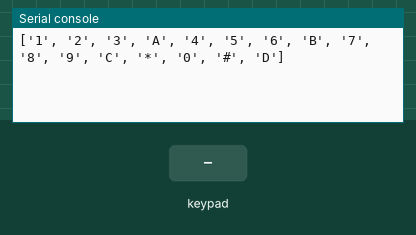
Bench run of a program on a simulated Raspberry Pi Pico running MicroPython. On the bench: the last lines printed to the serial console. The inputs (shaded band) are chosen by the test bench.

Above: at 1.2 s.
1.3 s: key '1' pressed
At 1.43 s:
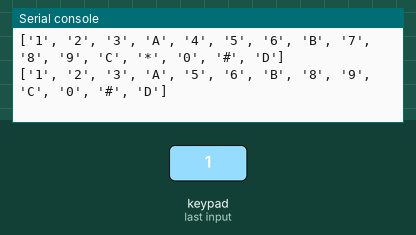
2.9 s: keypad keys 1 2 pressed 0.4 s apart
At 3.41 s:
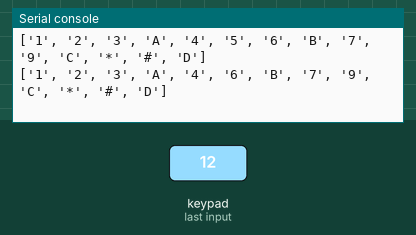
5.2 s: key '3' pressed
At 5.31 s:
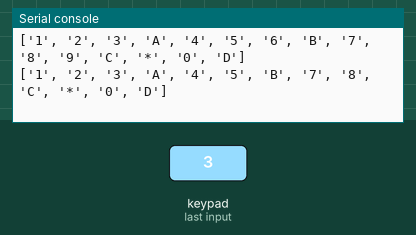
6.7 s: keypad keys 1 2 # pressed 0.4 s apart
At 7.61 s:
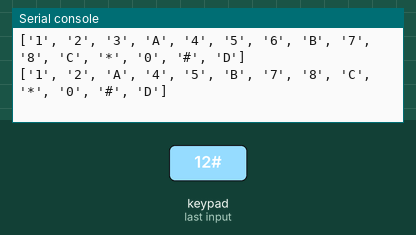
9.4 s: key 'A' pressed
At 9.51 s:
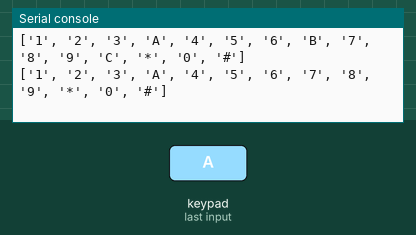
11.0 s: keypad keys 1 2 A pressed 0.4 s apart
At 13.1 s:
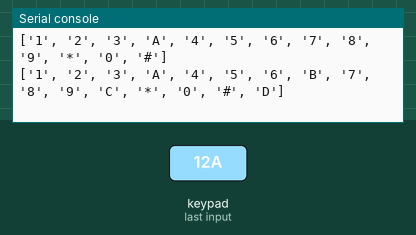

The program:

keypad.py
```python
import machine
import time

class Keypad4x4:
    def __init__(self,row_pins, col_pins):
        self.characters = [["1","2","3","A"],["4","5","6","B"],["7","8","9","C"],["*","0","#","D"]]
        self.row = []
        self.col = []
        self.row_pins = row_pins
        self.col_pins = col_pins

        self._init_pins()

    def _init_pins(self):
        for i in range(4):
            self.row.append(None)
            self.row[i] = machine.Pin(self.row_pins[i], machine.Pin.OUT)
        for i in range(4):
            self.col.append(None)
            self.col[i] = machine.Pin(self.col_pins[i], machine.Pin.IN)

    def readKey(self):
        key = []
        for i in range(4):
            self.row[i].high()
            for j in range(4):
                if(self.col[j].value() == 1):
                    key.append(self.characters[i][j])
            self.row[i].low()
        if key == []:
            return None
        return key


if __name__ == "__main__":
    row_pins = [16,17,18,19]
    col_pins = [20, 21, 22, 26]


    k = Keypad4x4(row_pins, col_pins)


    last_key = None
    while True:
        current_key = k.readKey()
        if current_key == last_key:
            continue
        last_key = current_key
        if current_key != None:
            print(current_key)
        time.sleep(0.1)
```

Measured:
- after the input at 1.3 s, the serial console: prints a new line at once (image 1)
- after the input at 2.9 s, the serial console: prints a new line at once (image 2)
- after the input at 5.2 s, the serial console: prints a new line at once (image 3)
- after the input at 6.7 s, the serial console: prints a new line at once (image 4)
- after the input at 9.4 s, the serial console: prints a new line at once (image 5)
- after the input at 11.0 s, the serial console: prints a new line at once (image 6)
